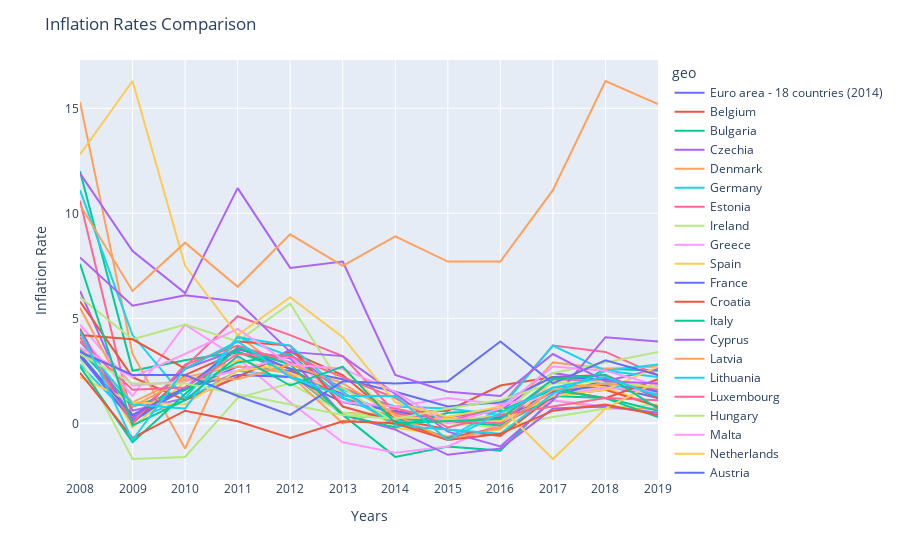

The notebook cell this image was saved under:
### Code cell
import plotly.express as px
inflationDataEU_Converted = pd.melt(frame=inflationDataEU, id_vars='geo', value_vars=inflationDataEU.columns.tolist()[1:], var_name='years', value_name='inflation_rate')

fig = px.line(inflationDataEU_Converted, x="years", y="inflation_rate", color="geo")

fig.update_layout(title = "Inflation Rates Comparison", yaxis_title = "Inflation Rate", xaxis_title= "Years")
fig.show()

### Figure 1 — Plotly figure (JSON) as saved in the notebook; plotly's stock layout.template omitted (floating-point values rounded to 4 significant figures)
{"data": [{"hovertemplate": "geo=Euro area - 18 countries (2014)<br>years=%{x}<br>inflation_rate=%{y}<extra></extra>", "legendgroup": "Euro area - 18 countries (2014)", "line": {"color": "#636efa", "dash": "solid"}, "marker": {"symbol": "circle"}, "mode": "lines", "name": "Euro area - 18 countries (2014)", "orientation": "v", "showlegend": true, "type": "scatter", "x": ["2008", "2009", "2010", "2011", "2012", "2013", "2014", "2015", "2016", "2017", "2018", "2019"], "xaxis": "x", "y": [3.3, 0.3, 1.6, 2.7, 2.5, 1.4, 0.4, 0.2, 0.2, 1.5, 1.8, 1.2], "yaxis": "y"}, {"hovertemplate": "geo=Belgium<br>years=%{x}<br>inflation_rate=%{y}<extra></extra>", "legendgroup": "Belgium", "line": {"color": "#EF553B", "dash": "solid"}, "marker": {"symbol": "circle"}, "mode": "lines", "name": "Belgium", "orientation": "v", "showlegend": true, "type": "scatter", "x": ["2008", "2009", "2010", "2011", "2012", "2013", "2014", "2015", "2016", "2017", "2018", "2019"], "xaxis": "x", "y": [4.5, 0, 2.3, 3.4, 2.6, 1.2, 0.5, 0.6, 1.8, 2.2, 2.3, 1.2], "yaxis": "y"}, {"hovertemplate": "geo=Bulgaria<br>years=%{x}<br>inflation_rate=%{y}<extra></extra>", "legendgroup": "Bulgaria", "line": {"color": "#00cc96", "dash": "solid"}, "marker": {"symbol": "circle"}, "mode": "lines", "name": "Bulgaria", "orientation": "v", "showlegend": true, "type": "scatter", "x": ["2008", "2009", "2010", "2011", "2012", "2013", "2014", "2015", "2016", "2017", "2018", "2019"], "xaxis": "x", "y": [12, 2.5, 3, 3.4, 2.4, 0.4, -1.6, -1.1, -1.3, 1.2, 2.6, 2.5], "yaxis": "y"}, {"hovertemplate": "geo=Czechia<br>years=%{x}<br>inflation_rate=%{y}<extra></extra>", "legendgroup": "Czechia", "line": {"color": "#ab63fa", "dash": "solid"}, "marker": {"symbol": "circle"}, "mode": "lines", "name": "Czechia", "orientation": "v", "showlegend": true, "type": "scatter", "x": ["2008", "2009", "2010", "2011", "2012", "2013", "2014", "2015", "2016", "2017", "2018", "2019"], "xaxis": "x", "y": [6.3, 0.6, 1.2, 2.2, 3.5, 1.4, 0.4, 0.3, 0.6, 2.4, 2, 2.6], "yaxis": "y"}, {"hovertemplate": "geo=Denmark<br>years=%{x}<br>inflation_rate=%{y}<extra></extra>", "legendgroup": "Denmark", "line": {"color": "#FFA15A", "dash": "solid"}, "marker": {"symbol": "circle"}, "mode": "lines", "name": "Denmark", "orientation": "v", "showlegend": true, "type": "scatter", "x": ["2008", "2009", "2010", "2011", "2012", "2013", "2014", "2015", "2016", "2017", "2018", "2019"], "xaxis": "x", "y": [3.6, 1, 2.2, 2.7, 2.4, 0.5, 0.4, 0.2, 0, 1.1, 0.7, 0.7], "yaxis": "y"}, {"hovertemplate": "geo=Germany<br>years=%{x}<br>inflation_rate=%{y}<extra></extra>", "legendgroup": "Germany", "line": {"color": "#19d3f3", "dash": "solid"}, "marker": {"symbol": "circle"}, "mode": "lines", "name": "Germany", "orientation": "v", "showlegend": true, "type": "scatter", "x": ["2008", "2009", "2010", "2011", "2012", "2013", "2014", "2015", "2016", "2017", "2018", "2019"], "xaxis": "x", "y": [2.8, 0.2, 1.1, 2.5, 2.2, 1.6, 0.8, 0.7, 0.4, 1.7, 1.9, 1.4], "yaxis": "y"}, {"hovertemplate": "geo=Estonia<br>years=%{x}<br>inflation_rate=%{y}<extra></extra>", "legendgroup": "Estonia", "line": {"color": "#FF6692", "dash": "solid"}, "marker": {"symbol": "circle"}, "mode": "lines", "name": "Estonia", "orientation": "v", "showlegend": true, "type": "scatter", "x": ["2008", "2009", "2010", "2011", "2012", "2013", "2014", "2015", "2016", "2017", "2018", "2019"], "xaxis": "x", "y": [10.6, 0.2, 2.7, 5.1, 4.2, 3.2, 0.5, 0.1, 0.8, 3.7, 3.4, 2.3], "yaxis": "y"}, {"hovertemplate": "geo=Ireland<br>years=%{x}<br>inflation_rate=%{y}<extra></extra>", "legendgroup": "Ireland", "line": {"color": "#B6E880", "dash": "solid"}, "marker": {"symbol": "circle"}, "mode": "lines", "name": "Ireland", "orientation": "v", "showlegend": true, "type": "scatter", "x": ["2008", "2009", "2010", "2011", "2012", "2013", "2014", "2015", "2016", "2017", "2018", "2019"], "xaxis": "x", "y": [3.1, -1.7, -1.6, 1.2, 1.9, 0.5, 0.3, 0, -0.2, 0.3, 0.7, 0.9], "yaxis": "y"}, {"hovertemplate": "geo=Greece<br>years=%{x}<br>inflation_rate=%{y}<extra></extra>", "legendgroup": "Greece", "line": {"color": "#FF97FF", "dash": "solid"}, "marker": {"symbol": "circle"}, "mode": "lines", "name": "Greece", "orientation": "v", "showlegend": true, "type": "scatter", "x": ["2008", "2009", "2010", "2011", "2012", "2013", "2014", "2015", "2016", "2017", "2018", "2019"], "xaxis": "x", "y": [4.2, 1.3, 4.7, 3.1, 1, -0.9, -1.4, -1.1, 0, 1.1, 0.8, 0.5], "yaxis": "y"}, {"hovertemplate": "geo=Spain<br>years=%{x}<br>inflation_rate=%{y}<extra></extra>", "legendgroup": "Spain", "line": {"color": "#FECB52", "dash": "solid"}, "marker": {"symbol": "circle"}, "mode": "lines", "name": "Spain", "orientation": "v", "showlegend": true, "type": "scatter", "x": ["2008", "2009", "2010", "2011", "2012", "2013", "2014", "2015", "2016", "2017", "2018", "2019"], "xaxis": "x", "y": [4.1, -0.2, 2, 3, 2.4, 1.5, -0.2, -0.6, -0.3, 2, 1.7, 0.8], "yaxis": "y"}, {"hovertemplate": "geo=France<br>years=%{x}<br>inflation_rate=%{y}<extra></extra>", "legendgroup": "France", "line": {"color": "#636efa", "dash": "solid"}, "marker": {"symbol": "circle"}, "mode": "lines", "name": "France", "orientation": "v", "showlegend": true, "type": "scatter", "x": ["2008", "2009", "2010", "2011", "2012", "2013", "2014", "2015", "2016", "2017", "2018", "2019"], "xaxis": "x", "y": [3.2, 0.1, 1.7, 2.3, 2.2, 1, 0.6, 0.1, 0.3, 1.2, 2.1, 1.3], "yaxis": "y"}, {"hovertemplate": "geo=Croatia<br>years=%{x}<br>inflation_rate=%{y}<extra></extra>", "legendgroup": "Croatia", "line": {"color": "#EF553B", "dash": "solid"}, "marker": {"symbol": "circle"}, "mode": "lines", "name": "Croatia", "orientation": "v", "showlegend": true, "type": "scatter", "x": ["2008", "2009", "2010", "2011", "2012", "2013", "2014", "2015", "2016", "2017", "2018", "2019"], "xaxis": "x", "y": [5.8, 2.2, 1.1, 2.2, 3.4, 2.3, 0.2, -0.3, -0.6, 1.3, 1.6, 0.8], "yaxis": "y"}, {"hovertemplate": "geo=Italy<br>years=%{x}<br>inflation_rate=%{y}<extra></extra>", "legendgroup": "Italy", "line": {"color": "#00cc96", "dash": "solid"}, "marker": {"symbol": "circle"}, "mode": "lines", "name": "Italy", "orientation": "v", "showlegend": true, "type": "scatter", "x": ["2008", "2009", "2010", "2011", "2012", "2013", "2014", "2015", "2016", "2017", "2018", "2019"], "xaxis": "x", "y": [3.5, 0.8, 1.6, 2.9, 3.3, 1.2, 0.2, 0.1, -0.1, 1.3, 1.2, 0.6], "yaxis": "y"}, {"hovertemplate": "geo=Cyprus<br>years=%{x}<br>inflation_rate=%{y}<extra></extra>", "legendgroup": "Cyprus", "line": {"color": "#ab63fa", "dash": "solid"}, "marker": {"symbol": "circle"}, "mode": "lines", "name": "Cyprus", "orientation": "v", "showlegend": true, "type": "scatter", "x": ["2008", "2009", "2010", "2011", "2012", "2013", "2014", "2015", "2016", "2017", "2018", "2019"], "xaxis": "x", "y": [4.4, 0.2, 2.6, 3.5, 3.1, 0.4, -0.3, -1.5, -1.2, 0.7, 0.8, 0.5], "yaxis": "y"}, {"hovertemplate": "geo=Latvia<br>years=%{x}<br>inflation_rate=%{y}<extra></extra>", "legendgroup": "Latvia", "line": {"color": "#FFA15A", "dash": "solid"}, "marker": {"symbol": "circle"}, "mode": "lines", "name": "Latvia", "orientation": "v", "showlegend": true, "type": "scatter", "x": ["2008", "2009", "2010", "2011", "2012", "2013", "2014", "2015", "2016", "2017", "2018", "2019"], "xaxis": "x", "y": [15.3, 3.3, -1.2, 4.2, 2.3, 0, 0.7, 0.2, 0.1, 2.9, 2.6, 2.7], "yaxis": "y"}, {"hovertemplate": "geo=Lithuania<br>years=%{x}<br>inflation_rate=%{y}<extra></extra>", "legendgroup": "Lithuania", "line": {"color": "#19d3f3", "dash": "solid"}, "marker": {"symbol": "circle"}, "mode": "lines", "name": "Lithuania", "orientation": "v", "showlegend": true, "type": "scatter", "x": ["2008", "2009", "2010", "2011", "2012", "2013", "2014", "2015", "2016", "2017", "2018", "2019"], "xaxis": "x", "y": [11.1, 4.2, 1.2, 4.1, 3.2, 1.2, 0.2, -0.7, 0.7, 3.7, 2.5, 2.2], "yaxis": "y"}, {"hovertemplate": "geo=Luxembourg<br>years=%{x}<br>inflation_rate=%{y}<extra></extra>", "legendgroup": "Luxembourg", "line": {"color": "#FF6692", "dash": "solid"}, "marker": {"symbol": "circle"}, "mode": "lines", "name": "Luxembourg", "orientation": "v", "showlegend": true, "type": "scatter", "x": ["2008", "2009", "2010", "2011", "2012", "2013", "2014", "2015", "2016", "2017", "2018", "2019"], "xaxis": "x", "y": [4.1, 0, 2.8, 3.7, 2.9, 1.7, 0.7, 0.1, 0, 2.1, 2, 1.6], "yaxis": "y"}, {"hovertemplate": "geo=Hungary<br>years=%{x}<br>inflation_rate=%{y}<extra></extra>", "legendgroup": "Hungary", "line": {"color": "#B6E880", "dash": "solid"}, "marker": {"symbol": "circle"}, "mode": "lines", "name": "Hungary", "orientation": "v", "showlegend": true, "type": "scatter", "x": ["2008", "2009", "2010", "2011", "2012", "2013", "2014", "2015", "2016", "2017", "2018", "2019"], "xaxis": "x", "y": [6, 4, 4.7, 3.9, 5.7, 1.7, 0, 0.1, 0.4, 2.4, 2.9, 3.4], "yaxis": "y"}, {"hovertemplate": "geo=Malta<br>years=%{x}<br>inflation_rate=%{y}<extra></extra>", "legendgroup": "Malta", "line": {"color": "#FF97FF", "dash": "solid"}, "marker": {"symbol": "circle"}, "mode": "lines", "name": "Malta", "orientation": "v", "showlegend": true, "type": "scatter", "x": ["2008", "2009", "2010", "2011", "2012", "2013", "2014", "2015", "2016", "2017", "2018", "2019"], "xaxis": "x", "y": [4.7, 1.8, 2, 2.5, 3.2, 1, 0.8, 1.2, 0.9, 1.3, 1.7, 1.5], "yaxis": "y"}, {"hovertemplate": "geo=Netherlands<br>years=%{x}<br>inflation_rate=%{y}<extra></extra>", "legendgroup": "Netherlands", "line": {"color": "#FECB52", "dash": "solid"}, "marker": {"symbol": "circle"}, "mode": "lines", "name": "Netherlands", "orientation": "v", "showlegend": true, "type": "scatter", "x": ["2008", "2009", "2010", "2011", "2012", "2013", "2014", "2015", "2016", "2017", "2018", "2019"], "xaxis": "x", "y": [2.2, 1, 0.9, 2.5, 2.8, 2.6, 0.3, 0.2, 0.1, 1.3, 1.6, 2.7], "yaxis": "y"}, {"hovertemplate": "geo=Austria<br>years=%{x}<br>inflation_rate=%{y}<extra></extra>", "legendgroup": "Austria", "line": {"color": "#636efa", "dash": "solid"}, "marker": {"symbol": "circle"}, "mode": "lines", "name": "Austria", "orientation": "v", "showlegend": true, "type": "scatter", "x": ["2008", "2009", "2010", "2011", "2012", "2013", "2014", "2015", "2016", "2017", "2018", "2019"], "xaxis": "x", "y": [3.2, 0.4, 1.7, 3.6, 2.6, 2.1, 1.5, 0.8, 1, 2.2, 2.1, 1.5], "yaxis": "y"}, {"hovertemplate": "geo=Poland<br>years=%{x}<br>inflation_rate=%{y}<extra></extra>", "legendgroup": "Poland", "line": {"color": "#EF553B", "dash": "solid"}, "marker": {"symbol": "circle"}, "mode": "lines", "name": "Poland", "orientation": "v", "showlegend": true, "type": "scatter", "x": ["2008", "2009", "2010", "2011", "2012", "2013", "2014", "2015", "2016", "2017", "2018", "2019"], "xaxis": "x", "y": [4.2, 4, 2.6, 3.9, 3.7, 0.8, 0.1, -0.7, -0.2, 1.6, 1.2, 2.1], "yaxis": "y"}, {"hovertemplate": "geo=Portugal<br>years=%{x}<br>inflation_rate=%{y}<extra></extra>", "legendgroup": "Portugal", "line": {"color": "#00cc96", "dash": "solid"}, "marker": {"symbol": "circle"}, "mode": "lines", "name": "Portugal", "orientation": "v", "showlegend": true, "type": "scatter", "x": ["2008", "2009", "2010", "2011", "2012", "2013", "2014", "2015", "2016", "2017", "2018", "2019"], "xaxis": "x", "y": [2.7, -0.9, 1.4, 3.6, 2.8, 0.4, -0.2, 0.5, 0.6, 1.6, 1.2, 0.3], "yaxis": "y"}, {"hovertemplate": "geo=Romania<br>years=%{x}<br>inflation_rate=%{y}<extra></extra>", "legendgroup": "Romania", "line": {"color": "#ab63fa", "dash": "solid"}, "marker": {"symbol": "circle"}, "mode": "lines", "name": "Romania", "orientation": "v", "showlegend": true, "type": "scatter", "x": ["2008", "2009", "2010", "2011", "2012", "2013", "2014", "2015", "2016", "2017", "2018", "2019"], "xaxis": "x", "y": [7.9, 5.6, 6.1, 5.8, 3.4, 3.2, 1.4, -0.4, -1.1, 1.1, 4.1, 3.9], "yaxis": "y"}, {"hovertemplate": "geo=Slovenia<br>years=%{x}<br>inflation_rate=%{y}<extra></extra>", "legendgroup": "Slovenia", "line": {"color": "#FFA15A", "dash": "solid"}, "marker": {"symbol": "circle"}, "mode": "lines", "name": "Slovenia", "orientation": "v", "showlegend": true, "type": "scatter", "x": ["2008", "2009", "2010", "2011", "2012", "2013", "2014", "2015", "2016", "2017", "2018", "2019"], "xaxis": "x", "y": [5.5, 0.8, 2.1, 2.1, 2.8, 1.9, 0.4, -0.8, -0.2, 1.6, 1.9, 1.7], "yaxis": "y"}, {"hovertemplate": "geo=Slovakia<br>years=%{x}<br>inflation_rate=%{y}<extra></extra>", "legendgroup": "Slovakia", "line": {"color": "#19d3f3", "dash": "solid"}, "marker": {"symbol": "circle"}, "mode": "lines", "name": "Slovakia", "orientation": "v", "showlegend": true, "type": "scatter", "x": ["2008", "2009", "2010", "2011", "2012", "2013", "2014", "2015", "2016", "2017", "2018", "2019"], "xaxis": "x", "y": [3.9, 0.9, 0.7, 4.1, 3.7, 1.5, -0.1, -0.3, -0.5, 1.4, 2.5, 2.8], "yaxis": "y"}, {"hovertemplate": "geo=Finland<br>years=%{x}<br>inflation_rate=%{y}<extra></extra>", "legendgroup": "Finland", "line": {"color": "#FF6692", "dash": "solid"}, "marker": {"symbol": "circle"}, "mode": "lines", "name": "Finland", "orientation": "v", "showlegend": true, "type": "scatter", "x": ["2008", "2009", "2010", "2011", "2012", "2013", "2014", "2015", "2016", "2017", "2018", "2019"], "xaxis": "x", "y": [3.9, 1.6, 1.7, 3.3, 3.2, 2.2, 1.2, -0.2, 0.4, 0.8, 1.2, 1.1], "yaxis": "y"}, {"hovertemplate": "geo=Sweden<br>years=%{x}<br>inflation_rate=%{y}<extra></extra>", "legendgroup": "Sweden", "line": {"color": "#B6E880", "dash": "solid"}, "marker": {"symbol": "circle"}, "mode": "lines", "name": "Sweden", "orientation": "v", "showlegend": true, "type": "scatter", "x": ["2008", "2009", "2010", "2011", "2012", "2013", "2014", "2015", "2016", "2017", "2018", "2019"], "xaxis": "x", "y": [3.3, 1.9, 1.9, 1.4, 0.9, 0.4, 0.2, 0.7, 1.1, 1.9, 2, 1.7], "yaxis": "y"}, {"hovertemplate": "geo=United Kingdom<br>years=%{x}<br>inflation_rate=%{y}<extra></extra>", "legendgroup": "United Kingdom", "line": {"color": "#FF97FF", "dash": "solid"}, "marker": {"symbol": "circle"}, "mode": "lines", "name": "United Kingdom", "orientation": "v", "showlegend": true, "type": "scatter", "x": ["2008", "2009", "2010", "2011", "2012", "2013", "2014", "2015", "2016", "2017", "2018", "2019"], "xaxis": "x", "y": [3.6, 2.2, 3.3, 4.5, 2.8, 2.6, 1.5, 0, 0.7, 2.7, 2.5, 1.8], "yaxis": "y"}, {"hovertemplate": "geo=Iceland<br>years=%{x}<br>inflation_rate=%{y}<extra></extra>", "legendgroup": "Iceland", "line": {"color": "#FECB52", "dash": "solid"}, "marker": {"symbol": "circle"}, "mode": "lines", "name": "Iceland", "orientation": "v", "showlegend": true, "type": "scatter", "x": ["2008", "2009", "2010", "2011", "2012", "2013", "2014", "2015", "2016", "2017", "2018", "2019"], "xaxis": "x", "y": [12.8, 16.3, 7.5, 4.2, 6, 4.1, 1, 0.3, 0.8, -1.7, 0.7, 2], "yaxis": "y"}, {"hovertemplate": "geo=Norway<br>years=%{x}<br>inflation_rate=%{y}<extra></extra>", "legendgroup": "Norway", "line": {"color": "#636efa", "dash": "solid"}, "marker": {"symbol": "circle"}, "mode": "lines", "name": "Norway", "orientation": "v", "showlegend": true, "type": "scatter", "x": ["2008", "2009", "2010", "2011", "2012", "2013", "2014", "2015", "2016", "2017", "2018", "2019"], "xaxis": "x", "y": [3.4, 2.3, 2.3, 1.3, 0.4, 2, 1.9, 2, 3.9, 1.9, 3, 2.3], "yaxis": "y"}, {"hovertemplate": "geo=Switzerland<br>years=%{x}<br>inflation_rate=%{y}<extra></extra>", "legendgroup": "Switzerland", "line": {"color": "#EF553B", "dash": "solid"}, "marker": {"symbol": "circle"}, "mode": "lines", "name": "Switzerland", "orientation": "v", "showlegend": true, "type": "scatter", "x": ["2008", "2009", "2010", "2011", "2012", "2013", "2014", "2015", "2016", "2017", "2018", "2019"], "xaxis": "x", "y": [2.4, -0.7, 0.6, 0.1, -0.7, 0.1, 0, -0.8, -0.5, 0.6, 0.9, 0.4], "yaxis": "y"}, {"hovertemplate": "geo=North Macedonia<br>years=%{x}<br>inflation_rate=%{y}<extra></extra>", "legendgroup": "North Macedonia", "line": {"color": "#00cc96", "dash": "solid"}, "marker": {"symbol": "circle"}, "mode": "lines", "name": "North Macedonia", "orientation": "v", "showlegend": true, "type": "scatter", "x": ["2008", "2009", "2010", "2011", "2012", "2013", "2014", "2015", "2016", "2017", "2018", "2019"], "xaxis": "x", "y": [7.6, -0.1, 1.1, 3.2, 1.8, 2.7, 0, 0.1, 0.2, 2.1, 2.3, 0.7], "yaxis": "y"}, {"hovertemplate": "geo=Serbia<br>years=%{x}<br>inflation_rate=%{y}<extra></extra>", "legendgroup": "Serbia", "line": {"color": "#ab63fa", "dash": "solid"}, "marker": {"symbol": "circle"}, "mode": "lines", "name": "Serbia", "orientation": "v", "showlegend": true, "type": "scatter", "x": ["2008", "2009", "2010", "2011", "2012", "2013", "2014", "2015", "2016", "2017", "2018", "2019"], "xaxis": "x", "y": [11.9, 8.2, 6.2, 11.2, 7.4, 7.7, 2.3, 1.5, 1.3, 3.3, 2, 1.9], "yaxis": "y"}, {"hovertemplate": "geo=Turkey<br>years=%{x}<br>inflation_rate=%{y}<extra></extra>", "legendgroup": "Turkey", "line": {"color": "#FFA15A", "dash": "solid"}, "marker": {"symbol": "circle"}, "mode": "lines", "name": "Turkey", "orientation": "v", "showlegend": true, "type": "scatter", "x": ["2008", "2009", "2010", "2011", "2012", "2013", "2014", "2015", "2016", "2017", "2018", "2019"], "xaxis": "x", "y": [10.4, 6.3, 8.6, 6.5, 9, 7.5, 8.9, 7.7, 7.7, 11.1, 16.3, 15.2], "yaxis": "y"}, {"hovertemplate": "geo=United States<br>years=%{x}<br>inflation_rate=%{y}<extra></extra>", "legendgroup": "United States", "line": {"color": "#19d3f3", "dash": "solid"}, "marker": {"symbol": "circle"}, "mode": "lines", "name": "United States", "orientation": "v", "showlegend": true, "type": "scatter", "x": ["2008", "2009", "2010", "2011", "2012", "2013", "2014", "2015", "2016", "2017", "2018", "2019"], "xaxis": "x", "y": [4.4, -0.8, 2.6, 3.9, 2.2, 1.3, 1.3, -0.8, 0.5, 1.7, 2.2, 1.3], "yaxis": "y"}], "layout": {"legend": {"title": {"text": "geo"}, "tracegroupgap": 0}, "margin": {"t": 60}, "title": {"text": "Inflation Rates Comparison"}, "xaxis": {"anchor": "y", "domain": [0, 1], "title": {"text": "Years"}}, "yaxis": {"anchor": "x", "domain": [0, 1], "title": {"text": "Inflation Rate"}}}}
